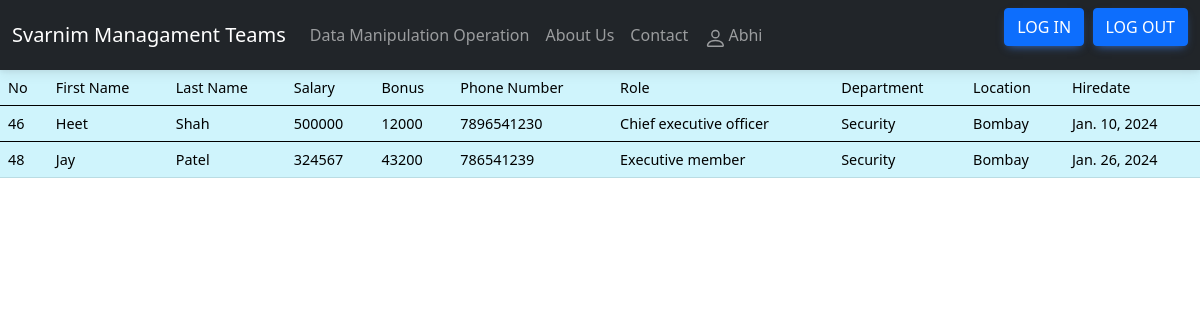
Page /all_emp (signed in) on the committed database.
### emp/models.py (models this page shows, shortened)
class Employee(models.Model):
    first_name = models.CharField(max_length=100, null=False)
    last_name = models.CharField(max_length=100)
    dept = models.ForeignKey(Department, on_delete=models.CASCADE)
    salary = models.IntegerField(default=0)
    bonus = models.IntegerField(default=0)
    role = models.ForeignKey(Role, on_delete=models.CASCADE)
    phone = models.IntegerField(default=0)
    hire_date = models.DateField()

class Role(models.Model):
    name = models.CharField(max_length=100, null=False)

class Department(models.Model):
    name = models.CharField(max_length=100,null=False)
    location = models.CharField(max_length=100)

### emp/views.py (the view)
# urls.py: path('all_emp', views.all_emp, name='all_emp'),
def all_emp(request):
    emps = Employee.objects.all()
    context = {
        'emps': emps
    }
    return render(request, 'view_all_emp.html', context)

### emp/template/view_all_emp.html
{% extends 'base.html' %}
{% block 'content' %}
<table class="table table-info table-hover">
  <thead>
    <tr>
      <th scope="col">No</th>
      <th scope="col">First Name</th>
      <th scope="col">Last Name</th>
      <th scope="col">Salary</th>
      <th scope="col">Bonus</th>
      <th scope="col">Phone Number</th>
      <th scope="col">Role</th>
      <th scope="col">Department</th>
      <th scope="col">Location</th>
      <th scope="col">Hiredate</th>
    </tr>
  </thead>
  {% for emp in emps %}
  <tbody>
    <tr>
      <th scope="row">{{emp.id}}</th>
      <td>{{emp.first_name}}</td>
      <td>{{emp.last_name}}</td>
      <td>{{emp.salary}}</td>
      <td>{{emp.bonus}}</td>
      <td>{{emp.phone}}</td>
      <td>{{emp.role.name}}</td>
      <td>{{emp.dept.name}}</td>
      <td>{{emp.dept.location}}</td>
      <td>{{emp.hire_date}}</td>
    </tr>
  </tbody>
  {% endfor %}
</table>
{% endblock  %}

### emp/template/header.html (shortened to what this page needs)
<!DOCTYPE html>
<html lang="en">
  <head>
    <link rel="stylesheet" href="main.css" />
    <link
      href="https://cdn.jsdelivr.net/npm/bootstrap@5.0.2/dist/css/bootstrap.min.css"
      rel="stylesheet"
    />
  </head>
  <body>
    <header>
    <nav class="navbar navbar-expand-lg navbar-dark bg-dark">
      <div class="container-fluid">
        <a class="navbar-brand {% if request.path == '/home/' %}active{% endif %}" href="/home" > Svarnim Managament Teams</a>
        <div class="collapse navbar-collapse" id="navbarSupportedContent">
          <ul class="navbar-nav me-auto mb-2 mb-lg-0">
            <li class="nav-item">
              <a
                class="nav-link {% if request.path == '/index/' %}active{% endif %}"
                aria-current="page"
                href="/index"
                >Data Manipulation Operation</a
              >
            </li>
            <li class="nav-item">
              <a
                class="nav-link {% if request.path == '/about/' %}active{% endif %}"
                href="/about"
                >About Us</a
              >
            </li>
            <li class="nav-item">
              <a
                class="nav-link {% if request.path == '/contect/' %}active{% endif %}"
                href="/contect"
                >Contact</a
              >
            </li>
            <li class="nav-item">
              <a class="nav-link">
                {{ user.username }}
              </a>
            </li>
          </ul>
          <form class="d-flex">
            <a class="btn btn-primary float-right" data-mdb-ripple-color="dark"  href="{% url 'login' %}" role="button">Log In</a>&nbsp:
            <a class="btn btn-primary float-right" data-mdb-ripple-color="dark"  href="{% url 'logout' %}" role="button">Log Out</a>
          </form>
        </div>
      </div>
    </nav>
  </header>
  </body>
</html>

### rows in the picture
Employee: id "46", first_name "Heet", last_name "Shah", salary "500000", bonus "12000", phone "7896541230", role.name "Chief executive officer", dept.name "Security", dept.location "Bombay", hire_date "Jan. 10, 2024"
Employee: id "48", first_name "Jay", last_name "Patel", salary "324567", bonus "43200", phone "786541239", role.name "Executive member", dept.name "Security", dept.location "Bombay", hire_date "Jan. 26, 2024"

### other values in the picture
{{ user.username }} "Abhi"
